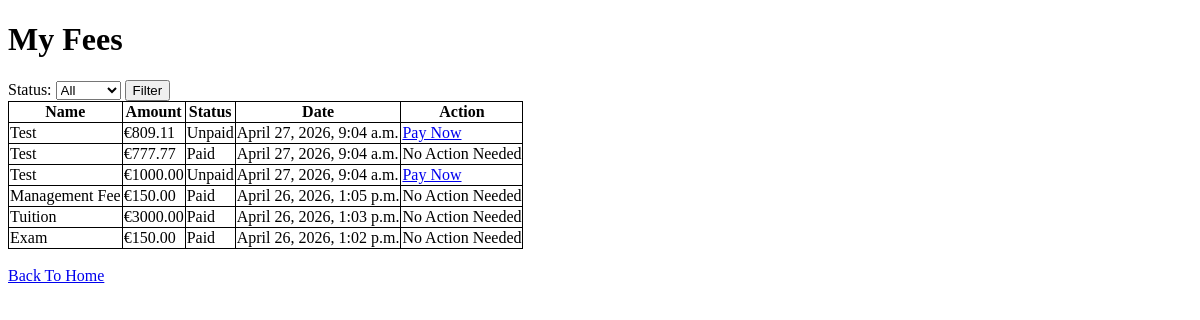
The page /services/fees/ (signed in) on the database as committed earlier.
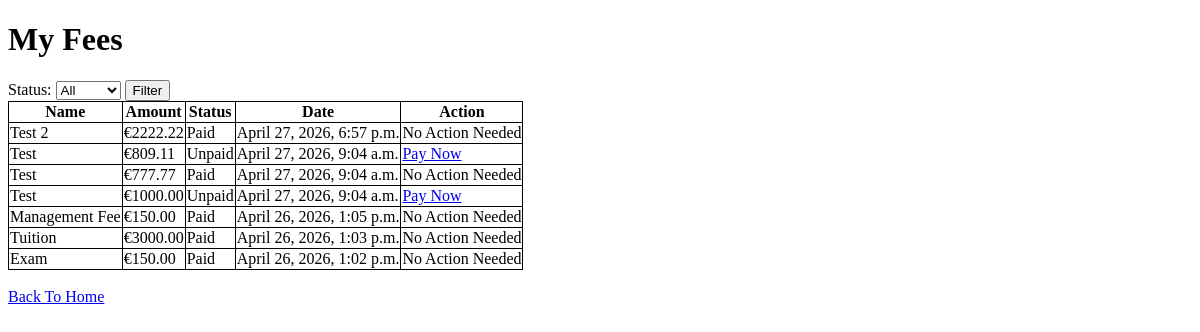
The same page on the database as committed later.
### services/models.py (models this page shows)
class Fee(models.Model):
	user = models.ForeignKey(User, on_delete=models.CASCADE)
	name = models.CharField(max_length=32)
	amount = models.DecimalField(max_digits=6, decimal_places=2)
	status = models.CharField(max_length=6, choices=[('Unpaid', 'Unpaid'), ('Paid', 'Paid')], default='Unpaid')
	date = models.DateTimeField(auto_now_add=True)

### services/views.py (the view, shortened to what this page needs)
# urls.py: path("fees/", views.feesView, name="fees"),
@login_required
@permission_required("services.view_fee")
def feesView(request):
	allFees = Fee.objects.filter(user=request.user)
	allStudents = User.objects.filter(groups__name="students")
	isHelpDesk = False
	filter = request.GET.get("status")
	if filter in ["Unpaid", "Paid"]:
		allFees = allFees.filter(status=filter)
	fees = allFees.order_by("-date")
	return render(request, "services/fee.html", {"fees": fees, "isHelpDesk": isHelpDesk, "students": allStudents})

### services/templates/services/fee.html (shortened to what this page needs)
<!DOCTYPE html>
<html>
	<head>
	</head>
	<body>
		{%if isHelpDesk%}
			<h1>Student Fees</h1>
		{%else%}
			<h1>My Fees</h1>
		{%endif%}
		<form method="get" action="{%url 'fees'%}">
			<label>Status:
				<select name="status">
					<option value="">All</option>
				</select>
			</label>
			<button type="submit">Filter</button>
		</form>
		<table class="table">
			<tr class="table">
				<th class="table">Name</th>
				<th class="table">Amount</th>
				<th class="table">Status</th>
				<th class="table">Date</th>
				<th class="table">Action</th>
			</tr>
			{%for fee in fees%}
				<tr>
					<td class="table">{{fee.name}}</td>
					<td class="table">€{{fee.amount}}</td>
					<td class="table">{{fee.status}}</td>
					<td class="table">{{fee.date}}</td>
					{%if fee.status == "Unpaid" and not isHelpDesk%}
						<td class="table"><a href="{%url 'payFee' fee.id%}">Pay Now</a></td>
					{%elif isHelpDesk%}
						<td class="table"><a href="{%url 'updateFee' fee.id%}">Update Fee</a></td>
					{%else%}
						<td class="table">No Action Needed</td>
					{%endif%}
				</tr>
			{%empty%}
				<tr>
					<td colspan="4">No Fees Found</td>
				</tr>
			{%endfor%}
		</table>
		<br>
		<a href="{%url 'index'%}">Back To Home</a>
	</body>
</html>

Rows that differ between the two databases and show on the page:
added Fee: name "Test 2", amount "2222.22", status "Paid", date "April 27, 2026, 6:57 p.m.", shows "No Action Needed"
